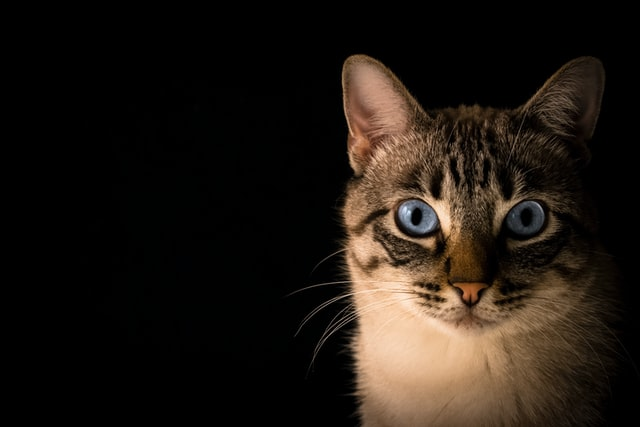
#> input picture learning/cat.jpg, 640 x 427 px
$ python basic_connected_components.py --image cat.jpg   (older library calls are emulated)
#> lines starting #> are read from the running program, lines starting #| are printed output that depends on the picture; after the words box and inside, x2 and y2 are one past the last pixel; in counts of white or black regions, pixels touching at a corner belong together
# import
import argparse
import cv2

# construct the argument parser and parse the arguments
ap = argparse.ArgumentParser()
ap.add_argument("-i", "--image", required=True,
	help="path to input image")
ap.add_argument("-c", "--connectivity", type=int, default=4,
	help="connectivity for connected component analysis")
args = vars(ap.parse_args())

# load the input image, convert it to grayscale, and apply a binary
# threshold to it
image = cv2.imread(args["image"])
#> image is the input picture: shape (427, 640, 3); mean B, G, R 18.9, 25.4, 32.6
gray = cv2.cvtColor(image, cv2.COLOR_BGR2GRAY)
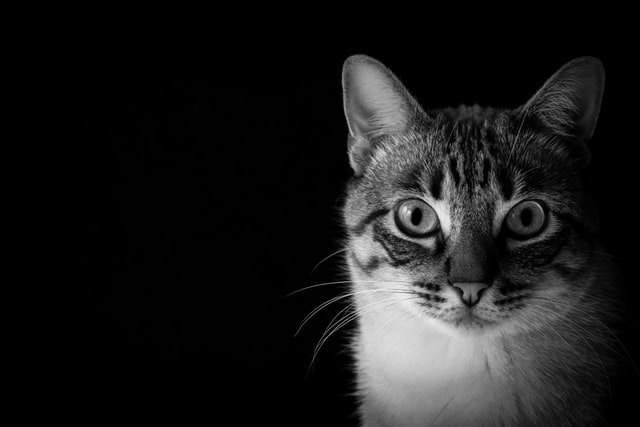
#> gray: shape (427, 640); min 0, max 239, mean 26.8
cv2.imshow("Gray Scale", gray)
thresh = cv2.threshold(gray, 0, 255,
	cv2.THRESH_BINARY_INV | cv2.THRESH_OTSU)[1]
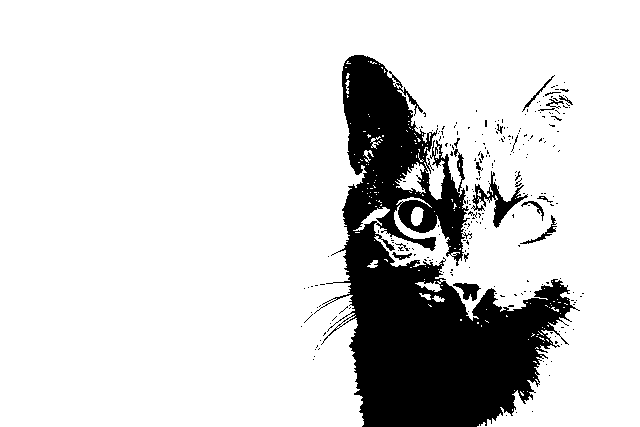
#> thresh: shape (427, 640); 84.1% white; 238 black regions (218 under 20 px), largest, box (x1, y1, x2, y2) and area: (314, 55, 580, 427) 41033, (471, 171, 528, 228) 805, (453, 283, 481, 301) 263

cv2.imshow("Thresholded", thresh)


# apply connnected component analysis to the thresholded image
output = cv2.connectedComponentsWithStats(
    thresh, args["connectivity"], cv2.CV_32S)
(numLabels, labels, stats, centroids) = output
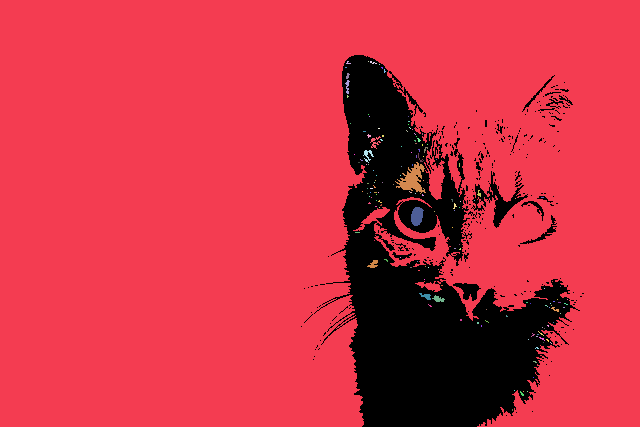
#> labels: shape (427, 640) int32; 158 distinct labels, from 0 to 157; one colour per label, 0 black
#> numLabels = 158; stats = 158 rows, first 6: [301, 55, 283, 372, 43533], [0, 0, 640, 427, 228410], [346, 61, 5, 3, 8], [368, 61, 1, 1, 1], [370, 61, 7, 3, 10], [379, 64, 1, 1, 1]; centroids = 158 pairs, first value 298.3 to 567, second value 61 to 409.5
# The total number of detected components
# Labeled map of all objects in your binary image (1,2,3..)
# Area, bounding box
# Centroid

# Loop over the # of unique connected component labels
for i in range(0, numLabels):
    # if this is the first component, ignore it
    if i == 0:
        text = "examining component: {}/{}".format(
            i + 1, numLabels)
    # otherwise, we are examining an actual connected component
    else:
        text = "examing component: {}/{}".format( i + 1, numLabels)
#> this loop made 158 passes
#> text on passes 1 to 12: 'examining component: 1/158', 'examing component: 2/158', 'examing component: 3/158', 'examing component: 4/158', 'examing component: 5/158', 'examing component: 6/158', 'examing component: 7/158', 'examing component: 8/158', 'examing component: 9/158', 'examing component: 10/158', 'examing component: 11/158', 'examing component: 12/158'

# print a update for current component
print("[INFO] {}".format(text))
#| [INFO] examing component: 158/158

# Extract the connected component statistics and centroid

x = stats[i, cv2.CC_STAT_LEFT]
#> x = 512
y = stats[i, cv2.CC_STAT_TOP]
#> y = 409
w = stats[i, cv2.CC_STAT_WIDTH]
#> w = 1
h = stats[i, cv2.CC_STAT_HEIGHT]
#> h = 2
area = stats[i, cv2.CC_STAT_AREA]
#> area = 2
(cX,cY) = centroids[i]
#> cX = 512; cY = 409.5

#Clone the original image so we can draw on it
# A bounding Box surrounding the connected component w/ a circle at the centroid

output = image.copy()
cv2.rectangle(output, (x, y), (x + w, y + h), (0, 255, 0), 3)
#> output: shape (427, 640, 3); 0.01% of pixels changed, all inside (x1, y1, x2, y2) = (510, 407, 516, 414)
cv2.circle(output, (int(cX), int(cY)), 4, (0, 0, 255), -1)
#> output: shape (427, 640, 3); mean B, G, R 18.8, 25.3, 32.7

# construct a mask for the current connected component
# by find all pixlels in the labels array that have the label ID

component_mask = (labels == i).astype("uint8") * 255
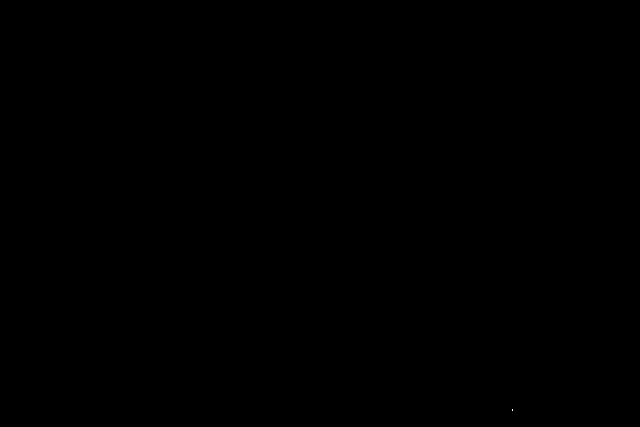
#> component_mask: shape (427, 640); 0% white in thin lines or dots, all inside (x1, y1, x2, y2) = (512, 409, 513, 411)

# show our output image and connected component mask
cv2.imshow('Output', output)
cv2.imshow("Component Mask", component_mask)

cv2.waitKey(0)
